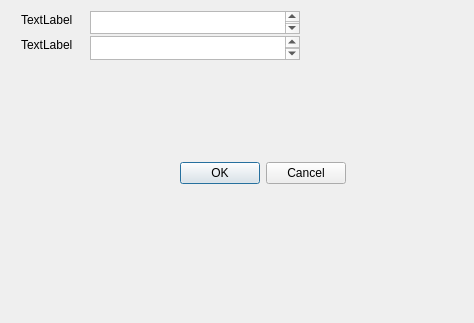
<?xml version="1.0" encoding="UTF-8"?>
<ui version="4.0">
 <class>Dialog</class>
 <widget class="QDialog" name="Dialog">
  <property name="windowModality">
   <enum>Qt::WindowModal</enum>
  </property>
  <property name="geometry">
   <rect>
    <x>0</x>
    <y>0</y>
    <width>474</width>
    <height>323</height>
   </rect>
  </property>
  <property name="windowTitle">
   <string>Lebensmittel anlegen</string>
  </property>
  <widget class="QTextEdit" name="textEdit">
   <property name="geometry">
    <rect>
     <x>90</x>
     <y>11</y>
     <width>210</width>
     <height>23</height>
    </rect>
   </property>
  </widget>
  <widget class="QPlainTextEdit" name="plainTextEdit">
   <property name="geometry">
    <rect>
     <x>90</x>
     <y>36</y>
     <width>210</width>
     <height>24</height>
    </rect>
   </property>
  </widget>
  <widget class="QLabel" name="label">
   <property name="geometry">
    <rect>
     <x>21</x>
     <y>11</y>
     <width>67</width>
     <height>17</height>
    </rect>
   </property>
   <property name="text">
    <string>TextLabel</string>
   </property>
  </widget>
  <widget class="QLabel" name="label_2">
   <property name="geometry">
    <rect>
     <x>21</x>
     <y>36</y>
     <width>67</width>
     <height>17</height>
    </rect>
   </property>
   <property name="text">
    <string>TextLabel</string>
   </property>
  </widget>
  <widget class="QDialogButtonBox" name="buttonBox">
   <property name="geometry">
    <rect>
     <x>157</x>
     <y>161</y>
     <width>189</width>
     <height>25</height>
    </rect>
   </property>
   <property name="orientation">
    <enum>Qt::Horizontal</enum>
   </property>
   <property name="standardButtons">
    <set>QDialogButtonBox::Cancel|QDialogButtonBox::Ok</set>
   </property>
  </widget>
 </widget>
 <resources/>
 <connections>
  <connection>
   <sender>buttonBox</sender>
   <signal>accepted()</signal>
   <receiver>Dialog</receiver>
   <slot>accept()</slot>
   <hints>
    <hint type="sourcelabel">
     <x>345</x>
     <y>175</y>
    </hint>
    <hint type="destinationlabel">
     <x>157</x>
     <y>274</y>
    </hint>
   </hints>
  </connection>
  <connection>
   <sender>buttonBox</sender>
   <signal>rejected()</signal>
   <receiver>Dialog</receiver>
   <slot>reject()</slot>
   <hints>
    <hint type="sourcelabel">
     <x>345</x>
     <y>181</y>
    </hint>
    <hint type="destinationlabel">
     <x>286</x>
     <y>274</y>
    </hint>
   </hints>
  </connection>
 </connections>
</ui>
